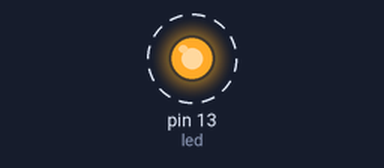
Bench run of a sketch on a simulated Arduino Uno, built with avr-gcc and run on an emulated ATmega328P. Parts: output pins drawn as LEDs (lit = HIGH). Dashed ring = blinking.

Above: at 0.05 s.
Timing chart, 0 to 3.0 s (numbered marks = the images above):
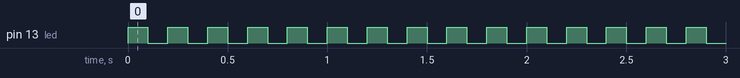

Measured:
- by itself, pin 13 (led): alternates HIGH for 0.10 s and LOW for 0.10 s

The sketch:

blink.ino
```cpp
const int led = 13;

void setup(){
    pinMode(led, OUTPUT);
}

void loop(){
    digitalWrite(led, !digitalRead(led));
    delay(100);
}
```
